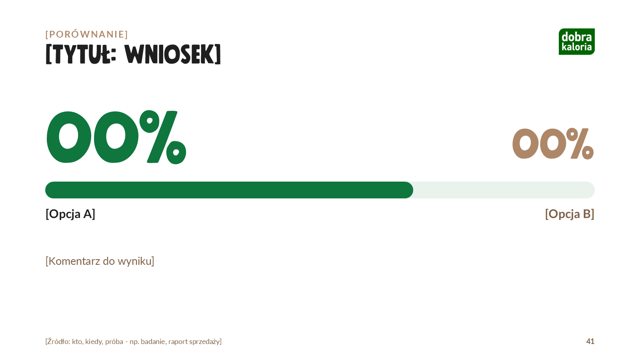
#> input picture program/src/ui/img/sekcja-badanie.png, 640 x 360 px, given in place of logo_white_box.png, which was not available
$ python powitanie.py
#> lines starting #> are read from the running program, lines starting #| are printed output that depends on the picture; pictures that were not available may be replaced by others from this repository, and a replacement may not be noted
# -*- coding: utf-8 -*-
"""Plansza startowa pliku "Prezentacje.exe" (launcher.cs; do 1.2.x "Stwórz prezentację.exe"): zieleń marki, logo, nazwa, "Uruchamiam…"
-> WORK\\src\\ui\\img\\powitanie.png (560x330; launcher czyta ją z "pliki programu\\app\\ui\\img")."""
import os

from PIL import Image, ImageDraw, ImageFont

HERE = os.path.dirname(os.path.abspath(__file__))
A = os.path.join(HERE, "src", "skill", "assets")
W, H = 560, 330
im = Image.new("RGB", (W, H), (15, 118, 62))  # 0F763E
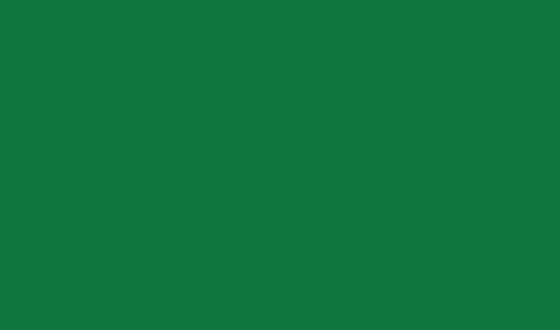
#> im: PIL image 560x330 RGB; mean R, G, B 15, 118, 62
logo = Image.open(os.path.join(A, "logo_white_box.png")).convert("RGBA")
lw = 190
logo = logo.resize((lw, int(logo.height * lw / logo.width)), Image.LANCZOS)
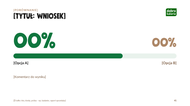
#> logo: PIL image 190x106 RGBA; mean R, G, B, A 239.8, 244.6, 241.3, 255
im.paste(logo, ((W - lw) // 2, 34), logo)
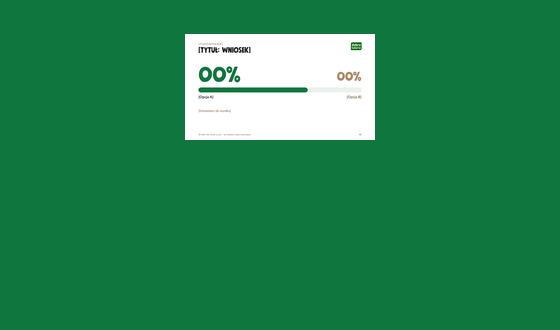
#> im: PIL image 560x330 RGB; mean R, G, B 39.5, 131.8, 81.5
d = ImageDraw.Draw(im)
f1 = ImageFont.truetype(os.path.join(A, "fonts", "Mindset.otf"), 34)
f2 = ImageFont.truetype(os.path.join(A, "fonts", "Lato-Regular.ttf"), 17)
t1 = "STWÓRZ PREZENTACJĘ"  # "Uruchamiam…", kółko i pasek rysuje na żywo launcher.cs (1.1.2)
d.text(((W - d.textlength(t1, font=f1)) / 2, 188), t1, font=f1, fill=(255, 255, 255))
out = os.path.join(HERE, "src", "ui", "img", "powitanie.png")
im.save(out)
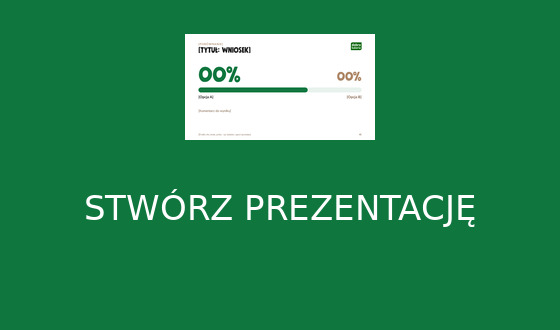
#> saved as powitanie.png: PIL image 560x330 RGB; mean R, G, B 43.8, 134.2, 85
print("OK", out)

$ run again, on program/src/ui/img/sekcja-copy.png
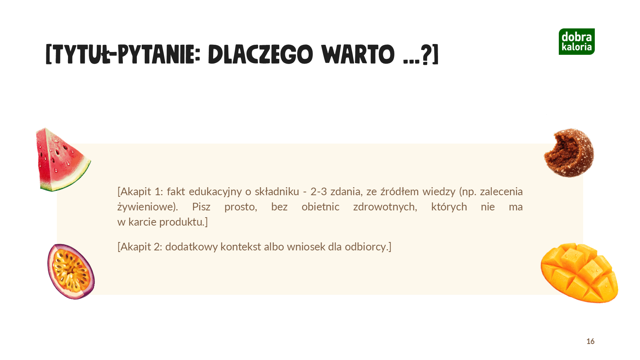
#> input picture program/src/ui/img/sekcja-copy.png, 640 x 360 px, given in place of logo_white_box.png, which was not available
#> `logo = logo.resize((lw, int(logo.height * lw / logo.width)), Image.LAN..`:
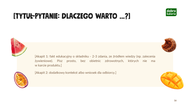
#> logo: PIL image 190x106 RGBA; mean R, G, B, A 246.7, 241.9, 234.6, 255
#> `im.save(out)`:
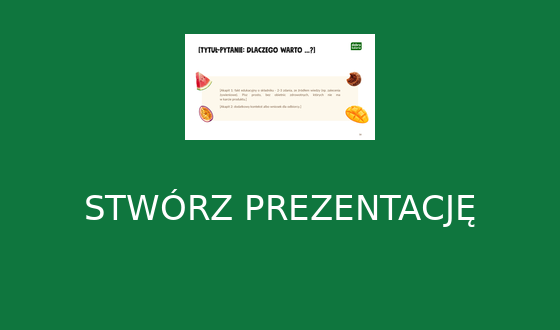
#> saved as powitanie.png: PIL image 560x330 RGB; mean R, G, B 44.5, 133.9, 84.3

$ run again, on program/src/ui/img/sekcja-film.png
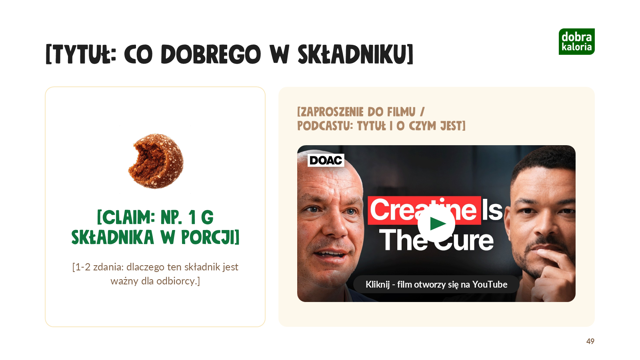
#> input picture program/src/ui/img/sekcja-film.png, 640 x 360 px, given in place of logo_white_box.png, which was not available
#> `logo = logo.resize((lw, int(logo.height * lw / logo.width)), Image.LAN..`:
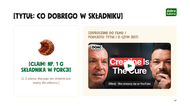
#> logo: PIL image 190x106 RGBA; mean R, G, B, A 218.2, 212.5, 208.2, 255
#> `im.save(out)`:
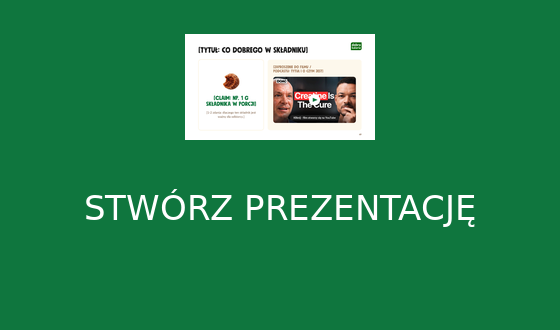
#> saved as powitanie.png: PIL image 560x330 RGB; mean R, G, B 41.4, 130.7, 81.4
